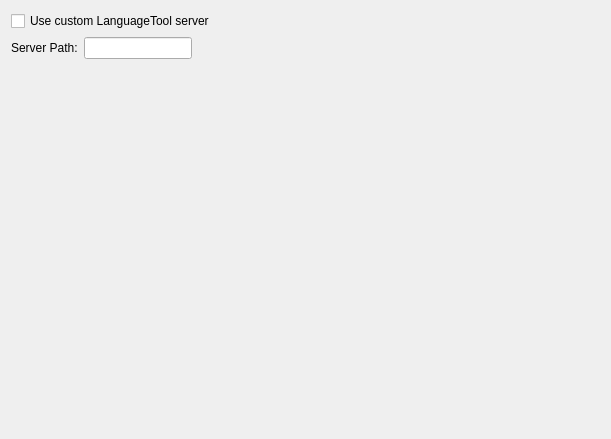
<ui version="4.0" >
 <class>prefs_languagetool</class>
 <widget class="QWidget" name="prefs_languagetool" >
  <property name="geometry" >
   <rect>
    <x>0</x>
    <y>0</y>
    <width>611</width>
    <height>439</height>
   </rect>
  </property>
  <layout class="QVBoxLayout" >
   <item>
    <layout class="QFormLayout" name="formLayout" >
     <property name="fieldGrowthPolicy" >
      <enum>QFormLayout::ExpandingFieldsGrow</enum>
     </property>
     <item row="1" column="0">
      <widget class="QCheckBox" name="kcfg_LanguageToolCustom">
       <property name="text">
        <string>Use custom LanguageTool server</string>
       </property>
      </widget>
     </item>
     <item row="2" column="0">

    <layout class="QHBoxLayout">
    <item>
      <widget class="QLabel" name="textLabel2_2">
       <property name="text">
        <string comment="@label:textbox">Server Path:</string>
       </property>
       <property name="wordWrap">
        <bool>false</bool>
       </property>
       <property name="buddy">
        <cstring>kcfg_LanguageToolInstancePath</cstring>
       </property>
      </widget>
     </item>
    <item>
        <widget class="QLineEdit" name="kcfg_LanguageToolInstancePath">
        <property name="toolTip">
        <string>The path of your custom Language Tool server</string>
        </property>
        <property name="whatsThis">
        <string>Please enter the path of your custom Language Tool server, if any</string>
        </property>
        </widget>
        </item>
        </layout>
    </item>
   <!--<item row="3" column="0">
    <layout class="QHBoxLayout">
     <item>
      <widget class="QLabel" name="l1">
       <property name="text">
        <string>Delay before automatic checking after you stop typing (in seconds, 0 to disable)</string>
       </property>
       <property name="buddy">
        <cstring>kcfg_LanguageToolDelay</cstring>
       </property>
       <property name="toolTip">
        <string>Set to 0 to disable auto checking</string>
       </property>
      </widget>
     </item>
     <item>
      <widget class="QSpinBox" name="kcfg_LanguageToolDelay">
       <property name="toolTip">
        <string>Set to 0 to disable auto checking</string>
       </property>
       <property name="minimum">
        <number>0</number>
       </property>
       <property name="maximum">
        <number>20</number>
       </property>
      </widget>
     </item>
    </layout>
   </item>-->
    </layout>
   </item>
  </layout>
 </widget>
 <resources/>
 <connections/>
</ui>
